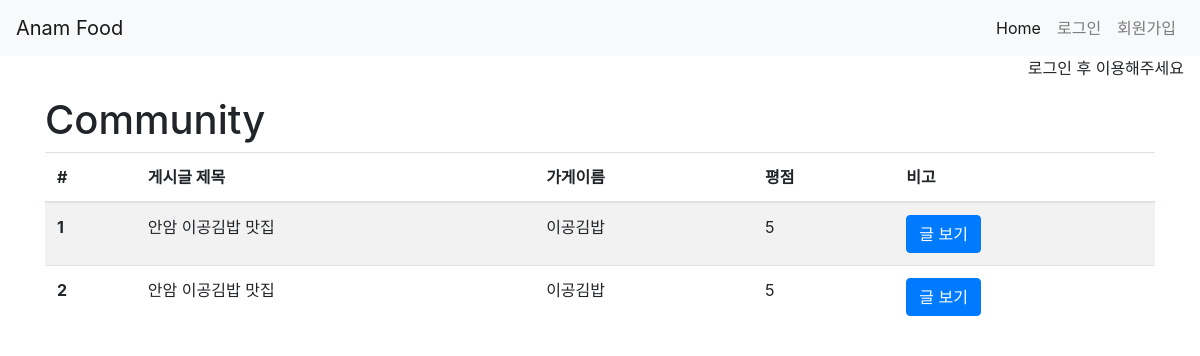
/community/, run on an earlier commit of the app's database.
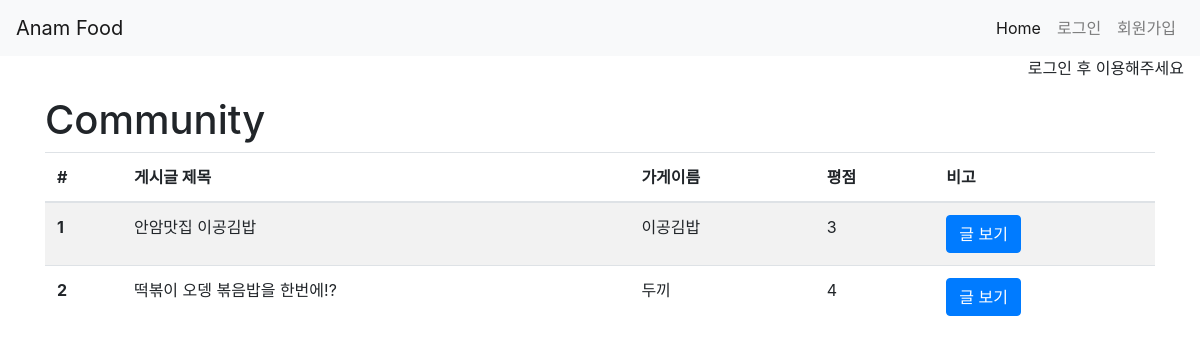
And on a later commit of the database.
### community/models.py (models this page shows)
class Community(models.Model):
    user=models.ForeignKey(settings.AUTH_USER_MODEL, on_delete=models.CASCADE)
    title=models.CharField(max_length=100)
    store_name=models.CharField(max_length=100)
    rank=models.IntegerField()
    content=models.TextField()
    created_at=models.DateTimeField(auto_now_add=True)
    updated_at=models.DateTimeField(auto_now=True)

### community/views.py (the view)
# urls.py: path('',views.index, name='index'),
def index(request):
    communities=Community.objects.all()
    context={
        'communities':communities
    }
    return render(request,'community/index.html',context)

### community/templates/community/index.html
{% extends 'base.html' %}
{% load bootstrap4 %}
{% block content %}
<h1>Community</h1>
<table class="table table-striped">
  <thead>
    <tr>
      <th scope="col">#</th>
      <th scope="col">게시글 제목</th>
      <th scope="col">가게이름</th>
      <th scope="col">평점</th>
      <th scope="col">비고</th>
    </tr>
  </thead>
  <tbody>
      {% for community in communities %}
    <tr>
      <th scope="row">{{community.pk}}</th>
      <td>{{community.title}}</td>
      <td>{{community.store_name}}</td>
      <td>{{community.rank}}</td>
      <td><a href="{% url 'community:detail' community.pk %}" class="btn btn-primary">글 보기</a></td>
    </tr>
    {% endfor %}
  </tbody>
</table>
{% endblock %}

What changed in the data, as far as the page shows it:
changed Community "이공김밥": title "안암 이공김밥 맛집" → "안암맛집 이공김밥"; rank "5" → "3"
changed Community id 2: title "안암 이공김밥 맛집" → "떡볶이 오뎅 볶음밥을 한번에!?"; store_name "이공김밥" → "두끼"; rank "5" → "4"
